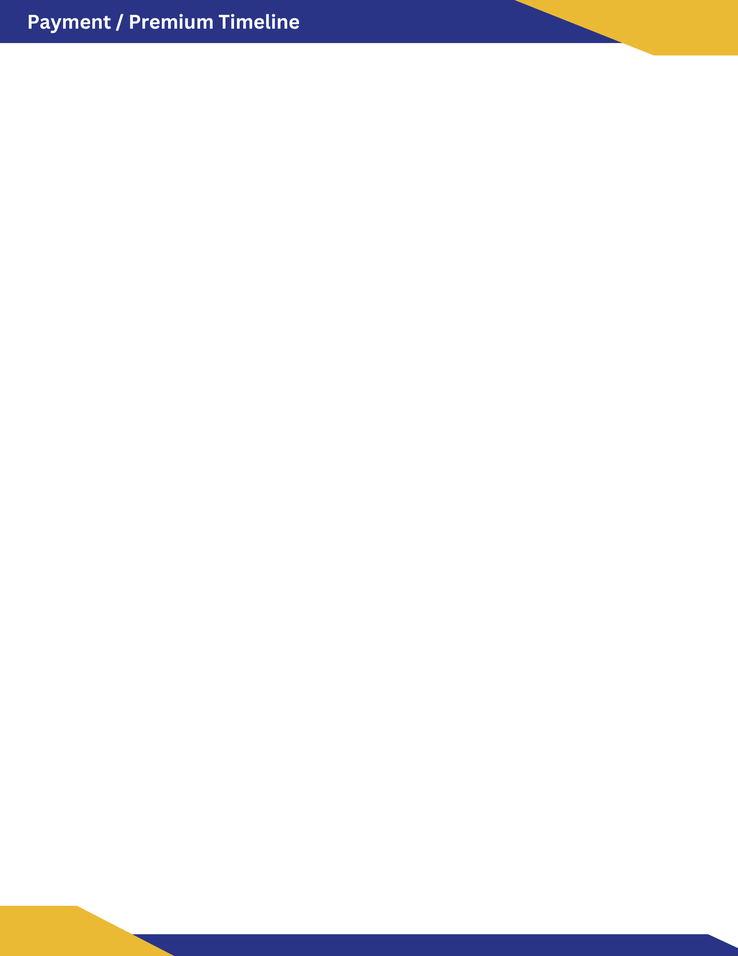
#> input picture CPP.png, 738 x 956 px, shrunk from 1545 x 2000 before the run
$ python cutHeader.py
#> lines starting #> are read from the running program, lines starting #| are printed output that depends on the picture
from PIL import Image

def cut_top_of_image(image_path, output_path, inches=1.7, dpi=72):
    """
    Cuts the top 'inches' of an image and saves the result.

    Parameters:
    - image_path: Path to the input image.
    - output_path: Path where the output image will be saved.
    - inches: The height of the top portion of the image to keep, in inches.
    - dpi: The DPI of the image. Defaults to 72.
    """
#> called with image_path = 'CPP.png', output_path = 'CPPHeader.png', inches = 1.7, dpi = 72
    # Calculate the height to keep in pixels
    height_to_keep = int(inches * dpi)

    # Open the image
    with Image.open(image_path) as img:
        # Calculate the box to crop: left, upper, right, lower
#> img is the input picture: PIL image 738x956 RGBA; mean R, G, B, A 243.8, 243.3, 244.6, 255
        crop_box = (0, 0, img.width, height_to_keep)
#> crop_box = (0, 0, 738, 122)

        # Perform the crop
        top_image = img.crop(crop_box)
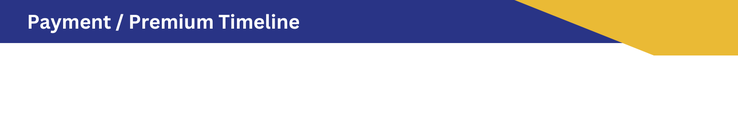
#> top_image: PIL image 738x122 RGBA; mean R, G, B, A 198.2, 196.4, 204.8, 255

        # Save or return the cropped image
        top_image.save(output_path)

# Example usage
image_path = 'CPP.png'
output_path = 'CPPHeader.png'
cut_top_of_image(image_path, output_path)

$ run again, with annual_payment_outflow.png copied over CPP.png
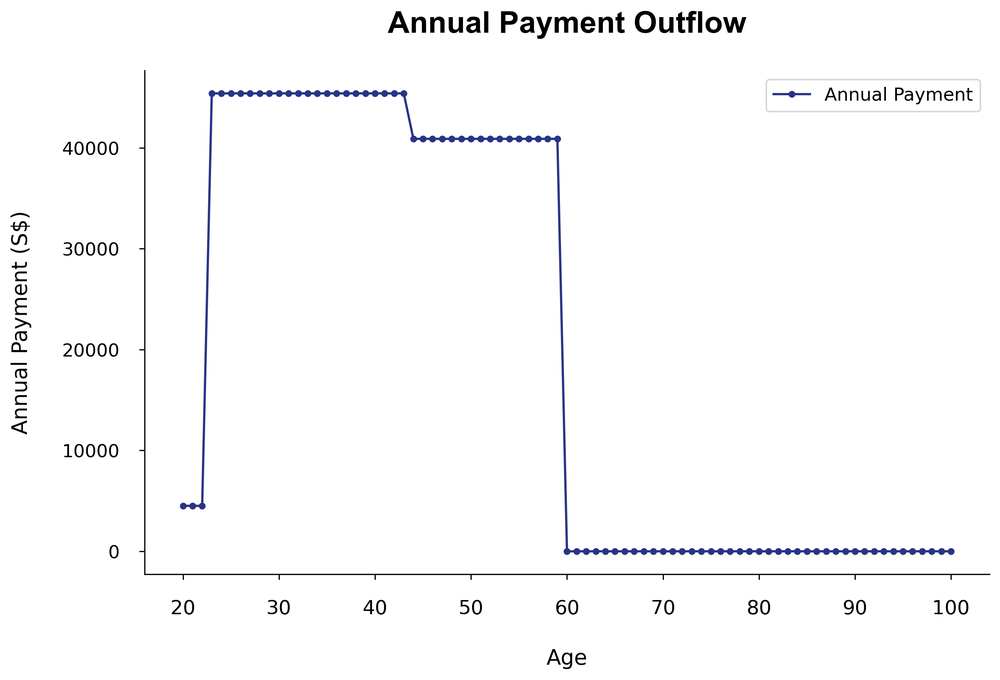
#> input picture annual_payment_outflow.png, 1000 x 680 px, shrunk from 2752 x 1871 before the run
#> in cut_top_of_image, img is the input picture: PIL image 1000x680 RGBA; mean R, G, B, A 249.9, 249.9, 250.6, 255
#> in cut_top_of_image, `top_image = img.crop(crop_box)`:
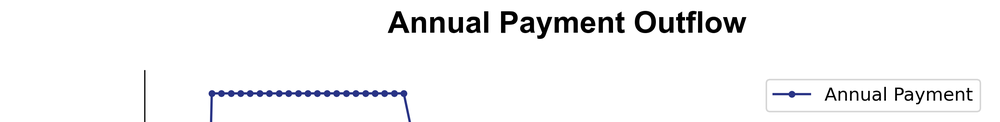
#> top_image: PIL image 1000x122 RGBA; mean R, G, B, A 245, 245.1, 245.8, 255
